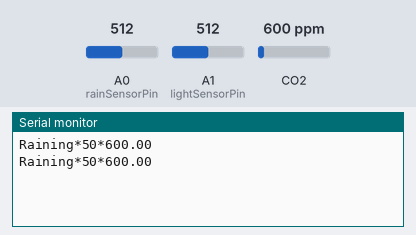
The sketch below on a simulated Arduino Uno, built with avr-gcc and run on an emulated ATmega328P. Parts: the last lines printed to the serial monitor. The test bench sets the inputs (shaded band); at power-on: A0 (rainSensorPin) = 512, A1 (lightSensorPin) = 512, CO2 600 ppm.

Above: at 1.8 s.
1.9 s: A0 (rainSensorPin) set to 213
At 2.8 s:
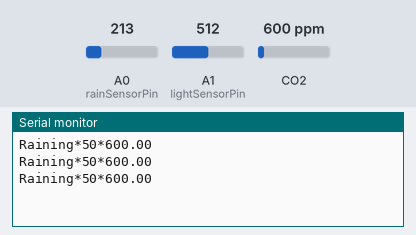
3.4 s: A0 (rainSensorPin) set to 190
At 4.7 s:
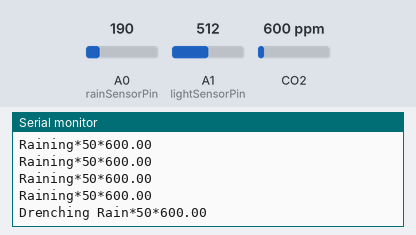

Measured:
- the behaviour switches between 201 and 200 on A0 (rainSensorPin) (found by bisection; images 1 and 2)
- after the input at 3.4 s, the serial monitor: prints a new line after 0.61 s (image 2)

The sketch:

ArduinoOfWeatherstation.ino
```cpp
//Including the nescessary header file
#include<MQ135.h>
//Indicating the pins for the sensors
int rainSensorPin=A0;
int lightSensorPin=A1;
int co2SensorPin=A2;
//Loading the sensor requried from the library
MQ135 gasSensor = MQ135(co2SensorPin);
//Setup the board
void setup() {
  Serial.begin(9600);// initialize serial communication @ 9600 baud:
  pinMode(rainSensorPin,INPUT);
  pinMode(lightSensorPin,INPUT);
  pinMode(co2SensorPin,INPUT);
}
//Returns the rainfall status.
String getRainfall(){
  int rainSensorReading = analogRead(rainSensorPin);// read the sensor on analog A0:
  //return (String(rainSensorReading));
  if(rainSensorReading>=0&&rainSensorReading<=200){
    return("Drenching Rain");
  }else if(rainSensorReading>=200 && rainSensorReading<1010){
    return("Raining");
  }else if(rainSensorReading>=1010){
    return("No Rain");
  }
}
//Returns the light intensity in LUX
/*
 *---------------------------------------------------------------------------------
 *Illuminance                  Surfaces illuminated by:
 *---------------------------------------------------------------------------------
  0.0001 lux                   Moonless, overcast night sky (starlight)[3]
  0.002 lux                    Moonless clear night sky with airglow[3]
  0.27–1.0 lux                 Full moon on a clear night[3][4]
  3.4                          lux Dark limit of civil twilight under a clear sky[5]
  50 lux                       Family living room lights (Australia, 1998)[6]
  80 lux                       Office building hallway/toilet lighting[7][8]
  100 lux                      Very dark overcast day[3]
  320–500                      lux Office lighting[6][9][10][11]
  400 lux                      Sunrise or sunset on a clear day.
  1000 lux                     Overcast day;[3] typical TV studio lighting
  10000–25000                  lux Full daylight (not direct sun)[3]
  32000–100000 lux             Direct sunlight
  *----------------------------------------------------------------------------------
 */
String getLight (){
  int RawA1=analogRead(lightSensorPin); //read the sensor on analog A1
  double Vout=RawA1*0.0048828125;// convert the sensor reading to voltage
  int lux=(2500/Vout-500)/10;// convert the voltage to LUX (light intensity in its SI unit)
  return String(lux); //return the light intensity to calling function.
}
//Returns the Co2 Concentration in PPM
String getCo2Concentration(){
  float co2Concentration = gasSensor.getPPM();
  return(String(co2Concentration));
}
//Main function that is done foreveer
void loop() {
  String rainFall=getRainfall();
  String light=getLight();
  String co2Concentration=getCo2Concentration();
  String outputToSerial=rainFall+"*"+light+"*"+co2Concentration;
  Serial.println(outputToSerial);
  //Below are debugging statements, remove when deploying...
  /*Serial.print("Rainfall: ");
  Serial.println(rainFall);
  Serial.print("Light Intensity: ");
  Serial.println(light);
  Serial.print("CO2 Concentration: ");
  Serial.println(co2Concentration);*/
  delay(1000);  // delay between reads
}
```
